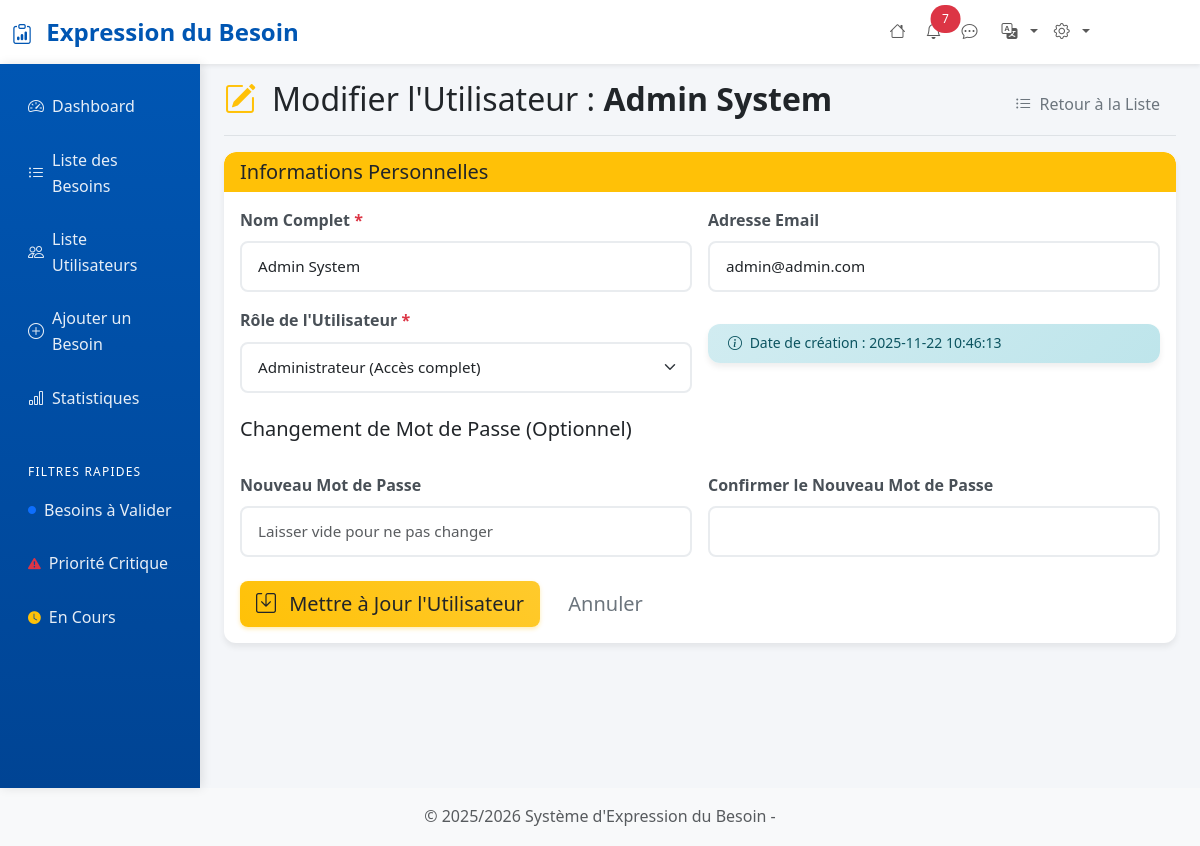
Screenshot of /pages/modifier-utilisateur.php?id=1 (signed in) with the database file from the repository.
### tables this page shows
CREATE TABLE `users` (
  `id` int(11) NOT NULL,
  `nom` varchar(255) NOT NULL,
  `email` varchar(255) NOT NULL,
  `password` varchar(255) NOT NULL,
  `role` enum('Demandeur','Validateur','Administrateur') NOT NULL DEFAULT 'Demandeur',
  `created_at` timestamp NOT NULL DEFAULT current_timestamp(),
  `service_id` int(11) NOT NULL DEFAULT 1
);

### includes/functions.php (called while the page is built, shortened)
<?php
function getUserById(int $id): ?array {
    $pdo = getConnection();
    $stmt = $pdo->prepare("SELECT * FROM users WHERE id = :id");
    $stmt->execute([':id' => $id]);
    $user = $stmt->fetch(PDO::FETCH_ASSOC);
    return $user ?: null;
}
?>

### pages/modifier-utilisateur.php (the view, shortened to what this page needs)
<?php
$page_title = "Modifier l'Utilisateur";
require_once '../includes/header.php';
$roles = [
    'Demandeur' => 'Membre standard',
    'Validateur' => 'Validateur de contenu',
    'Administrateur' => 'Administrateur (Accès complet)',
];
$userId = intval($_GET['id'] ?? 0);
try {
    $existingUser = getUserById($userId);
} catch (Exception $e) {
    setFlashMessage('error', 'Erreur lors du chargement de l\'utilisateur : ' . $e->getMessage());
    redirect('liste-utilisateurs.php');
}
$errors = [];
$formData = [
    'nom' => $existingUser['nom'],
    'email' => $existingUser['email'],
    'role' => $existingUser['role'],
    'password' => '',
    'password_confirm' => ''
];
?>
<div class="d-flex justify-content-between flex-wrap flex-md-nowrap align-items-center pt-3 pb-2 mb-3 border-bottom">
    <h1 class="h2 d-flex flex-row align-items-center gap-2">
            <i class="bi bi-pencil-square me-2 text-warning"></i>
            <div>
                <?php echo $page_title; ?> :
                <strong><?php echo htmlspecialchars($existingUser['nom']); ?></strong>
            </div>
    </h1>
    <div class="btn-toolbar mb-2 mb-md-0">
        <a href="liste-utilisateurs.php" class="btn btn-outline-secondary">
            <i class="bi bi-list-ul me-1"></i> Retour à la Liste
        </a>
    </div>
</div>
<div class="card mb-4">
    <div class="card-header bg-warning text-dark">
        <h5 class="card-title mb-0">Informations Personnelles</h5>
    </div>
    <div class="card-body">
        <form method="POST" action="modifier-utilisateur.php?id=<?php echo $userId; ?>" class="row g-3">
            <div class="col-md-6">
                <label for="nom" class="form-label">Nom Complet <span class="text-danger">*</span></label>
                <input type="text"
                       class="form-control <?php echo isset($errors['nom']) ? 'is-invalid' : ''; ?>"
                       id="nom"
                       name="nom"
                       value="<?php echo htmlspecialchars($formData['nom']); ?>"
                       required>
            </div>
            <div class="col-md-6">
                <label for="email" class="form-label">Adresse Email</label>
                <input type="email"
                       class="form-control <?php echo isset($errors['email']) ? 'is-invalid' : ''; ?>"
                       id="email"
                       name="email"
                       value="<?php echo htmlspecialchars($formData['email']); ?>"
                       readonly>
            </div>
            <div class="col-md-6">
                <label for="role" class="form-label">Rôle de l'Utilisateur <span class="text-danger">*</span></label>
                <select class="form-select <?php echo isset($errors['role']) ? 'is-invalid' : ''; ?>"
                        id="role"
                        name="role"
                        required>
                    <?php foreach ($roles as $key => $label): ?>
                        <option value="<?php echo htmlspecialchars($key); ?>"
                                <?php echo ($formData['role'] === $key) ? 'selected' : ''; ?>>
                            <?php echo htmlspecialchars($label); ?>
                        </option>
                    <?php endforeach; ?>
                </select>
            </div>
            <div class="col-md-6">
                <div class="alert alert-info mt-3 py-2 small">
                    <i class="bi bi-info-circle me-1"></i> Date de création : <?php echo htmlspecialchars($existingUser['created_at']); ?>
                </div>
            </div>
            <h5 class="mt-4 mb-3">Changement de Mot de Passe (Optionnel)</h5>
            <div class="col-md-6">
                <label for="password" class="form-label">Nouveau Mot de Passe</label>
                <input type="password"
                       class="form-control <?php echo isset($errors['password']) ? 'is-invalid' : ''; ?>"
                       id="password"
                       name="password"
                       minlength="8"
                       placeholder="Laisser vide pour ne pas changer">
            </div>
            <div class="col-md-6">
                <label for="password_confirm" class="form-label">Confirmer le Nouveau Mot de Passe</label>
                <input type="password"
                       class="form-control <?php echo isset($errors['password_confirm']) ? 'is-invalid' : ''; ?>"
                       id="password_confirm"
                       name="password_confirm"
                       minlength="8">
            </div>
            <div class="col-12 mt-4">
                <button type="submit" class="btn btn-warning btn-lg text-dark">
                    <i class="bi bi-save me-2"></i> Mettre à Jour l'Utilisateur
                </button>
                <a href="liste-utilisateurs.php" class="btn btn-outline-secondary btn-lg ms-2">
                    Annuler
                </a>
            </div>
        </form>
    </div>
</div>
<?php include '../includes/footer.php'; ?>

### assets/css/style.css (style rules this page uses)
:root { --primary-color: #0056b3; --secondary-color: #6c757d; --success-color: #198754; --info-color: #0dcaf0; --warning-color: #ffc107; --danger-color: #dc3545; --light-color: #f8f9fa; --dark-color: #212529; --border-radius: 8px; --box-shadow: 0 4px 6px rgba(0,0,0,0.07); --transition: all 0.3s ease; }
body { background-color: #f4f6f9; font-family: 'Segoe UI', Tahoma, Geneva, Verdana, sans-serif; line-height: 1.6; }
.card { border: none; box-shadow: var(--box-shadow); border-radius: 12px; transition: transform 0.2s ease, box-shadow 0.2s ease; overflow: hidden; }
.card-header { border-bottom: none; font-weight: 600; border-radius: 12px 12px 0 0 !important; }
.btn { border-radius: var(--border-radius); font-weight: 500; transition: var(--transition); border: none; padding: 0.5rem 1rem; }
.btn-warning { background: linear-gradient(45deg, #ffc107, #ffca2c); box-shadow: 0 2px 4px rgba(255,193,7,0.3); color: #000; }
.btn-outline-primary, .btn-outline-secondary, .btn-outline-success, .btn-outline-warning, .btn-outline-danger { border-width: 2px; }
.form-control, .form-select { border-radius: var(--border-radius); border: 2px solid #e9ecef; padding: 0.75rem 1rem; transition: var(--transition); font-size: 0.95rem; }
.form-label { font-weight: 600; color: #495057; margin-bottom: 0.5rem; }
.alert { border: none; border-radius: 12px; box-shadow: var(--box-shadow); padding: 1rem 1.25rem; }
.alert-info { background: linear-gradient(135deg, #d1ecf1 0%, #bee5eb 100%); color: #0c5460; }
.fade-in-up { animation: fadeInUp 0.6s ease-out; }

### includes/header.php (style rules this page uses)
:root { --primary-color: #0056b3; --secondary-color: #6c757d; --success-color: #198754; --info-color: #0dcaf0; --warning-color: #ffc107; --danger-color: #dc3545; --light-color: #f8f9fa; --dark-color: #212529; }
body { background-color: #f4f6f9; font-family: 'Segoe UI', Tahoma, Geneva, Verdana, sans-serif; }
.card { border: none; box-shadow: 0 4px 6px rgba(0, 0, 0, 0.07); border-radius: 12px; transition: transform 0.2s ease, box-shadow 0.2s ease; }
.btn { border-radius: 8px; font-weight: 500; transition: all 0.3s ease; }
.alert { border: none; border-radius: 12px; box-shadow: 0 4px 6px rgba(0, 0, 0, 0.07); }

### rows the page displays
users: nom "Admin System", email "admin@admin.com", role "Administrateur (Accès complet)", created_at "2025-11-22 10:46:13"

### other values shown
getSetence('header_title') "Expression du Besoin"
$unreadCount "7"
$page_title "Modifier l'Utilisateur"
